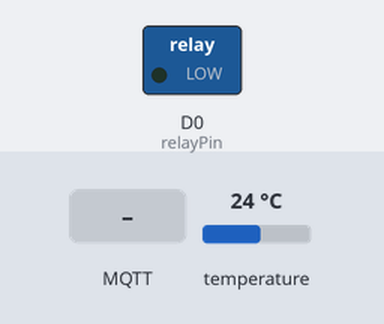
Simulated run of this sketch. Board: ESP8266 (NodeMCU). On the bench: switched loads named in the sketch (green lamp = pin HIGH). The inputs (shaded band) are chosen by the test bench; at power-on: temperature 24 °C. WiFi joins after 1.5 s; servers stay silent unless stated; no MQTT or app messages arrive unless stated; what the sketch prints to the serial monitor is not drawn.

Above: at 2.7 s.
2.8 s: MQTT message "1" arrives on the second subscribed topic
At 4.2 s:
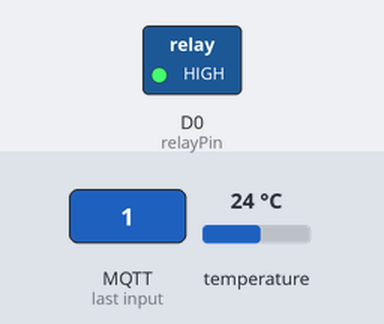
6.8 s: MQTT message "thermostat_goaltemp" arrives on the first subscribed topic
At 8.0 s:
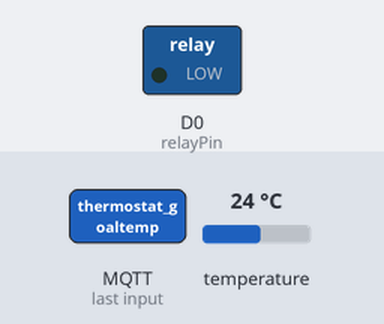
8.4 s: temperature set to 3.4 °C
9.9 s: temperature set to 2.8 °C
At 11.1 s:
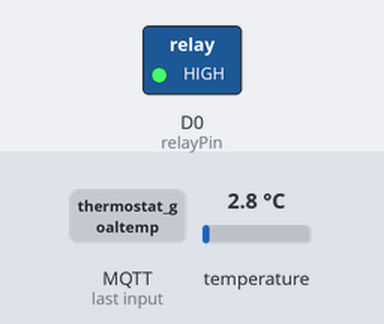
11.4 s: temperature set to 3.7 °C
12.9 s: temperature set to 4.4 °C
At 13.3 s:
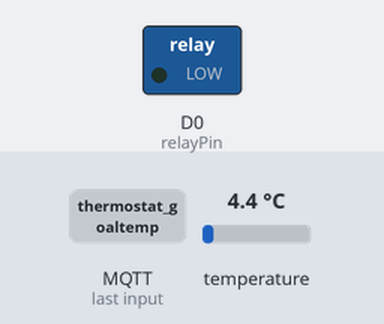
Timing chart, 0 to 15.5 s (numbered marks = the images above; inputs shaded):
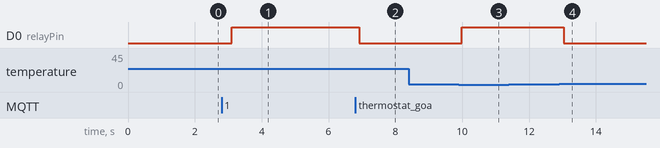

Measured:
- the behaviour switches between 3.1 and 3 °C on temperature (found by bisection; images 2 and 3)
- the behaviour switches between 3.9 and 4 °C on temperature (found by bisection; images 3 and 4)
- after the input at 2.8 s, D0 (relayPin): LOW → HIGH after 0.30 s
- after the input at 6.8 s, D0 (relayPin): HIGH → LOW after 0.12 s
- after the input at 8.4 s, every drawn part: stays the same
- after the input at 9.9 s, D0 (relayPin): LOW → HIGH after 0.08 s
- after the input at 11.4 s, every drawn part: stays the same
- after the input at 12.9 s, D0 (relayPin): HIGH → LOW after 0.14 s

The sketch:

ESP8266_Smart_Thermostat.ino
```cpp
/* MQTT SMART THERMOSTAT/HEAT NODE RED CONNECTION
 * CODE WRITTEN BY: SOROUSH SEMERKANT
 * LINKEDIN: https://www.linkedin.com/in/soroush-semerkant/
 * GITHUB: https://github.com/SoroushSemer
 * PUBLISHED ON: 6/8/2021
 */

#include <ESP8266WiFi.h>                                                  //ESP8266 Wifi Library
#include <PubSubClient.h>                                                 //MQTT Library
#include <OneWire.h>                                                      //One Wire Library for Temperature Sensor
#include <DallasTemperature.h>                                            //Temperature Sensor Library

#define ONE_WIRE_BUS 4                                                    // Pin definition for Temperature sensor
OneWire oneWire(ONE_WIRE_BUS);
DallasTemperature sensors(&oneWire);                                      //Temperature sensor initialization
int relayPin = D0;                                                        //Pin definition for relay

char output_mode = '0';                                                   //output mode for the thermostat
double temp = 68;                                                         //variable to store current room temp
float setpoint = 78;                                                      //variable for goal temp

const char* ssid = "SSID";                                                //wifi ssid for connection
const char* wifi_password = "PASSWORD";                                   //wifi password for connection

const char* mqtt_server = "IP ADDRESS";                                   //MQTT server address
const char* mqtt_topic = "thermostat_goaltemp";                           //MQTT topic to subscribe to for thermostate goal temp
const char* mqtt_topic_pub = "thermostat_currenttemp";                    //MQTT topic to publish current temperature to
const char* mqtt_topic2 = "thermostat_goalstate";                         //MQTT topic to subscribe to for thermostat state
const char* mqtt_username = "USERNAME";                                   //MQTT login username
const char* mqtt_password = "PASSWORD";                                   //MQTT login password
const char* clientID = "ESP8266_thermo";                                  //Device ID to display to MQTT server

WiFiClient wifiClient;
PubSubClient client(mqtt_server, 1883, wifiClient);

void publishTemp() {                                                      //Temperature Publish
  sensors.requestTemperatures();                                          //sense temp using the sensor

  temp = sensors.getTempCByIndex(0) - 4;                                  //gets the temperature in celsius and subtracts 4 (more accurate value)
  static char temperature[7];                                             //array of chars for temperature
  dtostrf(temp, 6, 2, temperature);                                       //converts temperature double to string

  if (client.publish(mqtt_topic_pub, temperature)) {                      //Publishes temperature value to MQTT server
    Serial.print("Current Temp: ");
    Serial.println(temperature);
  }
  else {
    Serial.println("Message failed to send. Reconnecting to MQTT Broker and trying again");
    if (Connect()) {
      Serial.println("Connected Successfully to MQTT Broker!");
    }
    else {
      Serial.println("Connection Failed!");
    }
    client.publish(mqtt_topic_pub, temperature);
  }
}
void MQTTMessage(char* topic, byte* payload, unsigned int length) {   //Messaged Recieved from MQTT Server
  if (strcmp(topic, "thermostat_goaltemp") == 0) {                        //Checks if the message was from the Goal Temp topic
    String output = "";
    for (int i = 0; i < 4; i++) {
      output += char(payload[i]);                                         //Reads first 4 characters from message
    }
    Serial.print("Goal Temp: ");
    Serial.println(output);
    setpoint = output.toFloat();                                          //Converts string to float for the goal temp
  }
  if (strcmp(topic, "thermostat_goalstate") == 0) {                       //Checks if the message was from the Goal state topic
    output_mode = char(payload[0]);                                       //Reads first character from message

    Serial.print("Goal State: ");
    Serial.println(output_mode);
  }

}

bool Connect() {
  if (client.connect(clientID, mqtt_username, mqtt_password)) {           //Connects to the MQTT server with the given ID username and password
    client.subscribe(mqtt_topic);                                         //Subscribes to the Thermostat goal temp topic
    client.subscribe(mqtt_topic2);                                        //Subscribes to the AC state topic
    return true;
  }
  else {
    return false;                                                         //Sends false if the connection failed
  }

}

void setup() {
  Serial.begin(115200);                                                   //Turns on Serial Monitor to 115200 baud rate

  pinMode(relayPin, OUTPUT);                                              //Initializes relay
  digitalWrite(relayPin, LOW);                                            //Sets the relay to be LOW
  sensors.begin();                                                        //Starts the temperature sensor

  Serial.print("Connecting to ");
  Serial.println(ssid);

  WiFi.begin(ssid, wifi_password);                                        //Connects to WiFi

  while (WiFi.status() != WL_CONNECTED) {                                 //Checks status of WiFi connection
    delay(500);
    Serial.print(".");
  }
  Serial.println("WiFi connected");
  Serial.print("IP address: ");
  Serial.println(WiFi.localIP());                                         //Prints IP address of the module

  client.setCallback(MQTTMessage);

  if (Connect()) {                                                        //Checks if the device was able to connect to the MQTT server
    Serial.println("Connected Successfully to MQTT Broker!");
  }
  else {
    Serial.println("Connection Failed!");
  }
}
int msg = 0;
void loop() {

  if (!client.connected()) {                                              //Checks if the device is not connected to the MQTT server and connects it
    Connect();
  }

  client.loop();

  if (output_mode == '1' && temp <= setpoint - 1) {                       //if the Heat state is selected and if the current room temperature is one degree or less than the goal temperature
    digitalWrite(relayPin, HIGH);                                         //turn on the heat
    if (msg != 1) {
      Serial.println("HEAT IS NOW ON");
      msg = 1;
    }
  }

  if (temp >= setpoint || output_mode != '1') {                           //if the temperature is greater than the goal temperature and the current state is not heat
    digitalWrite(relayPin, LOW);                                          //turn off the heat
    if (msg != 2) {
      Serial.println("HEAT IS NOW OFF");
      msg = 2;
    }
  }
  publishTemp();                                                          //Publish the temperature
}
```
